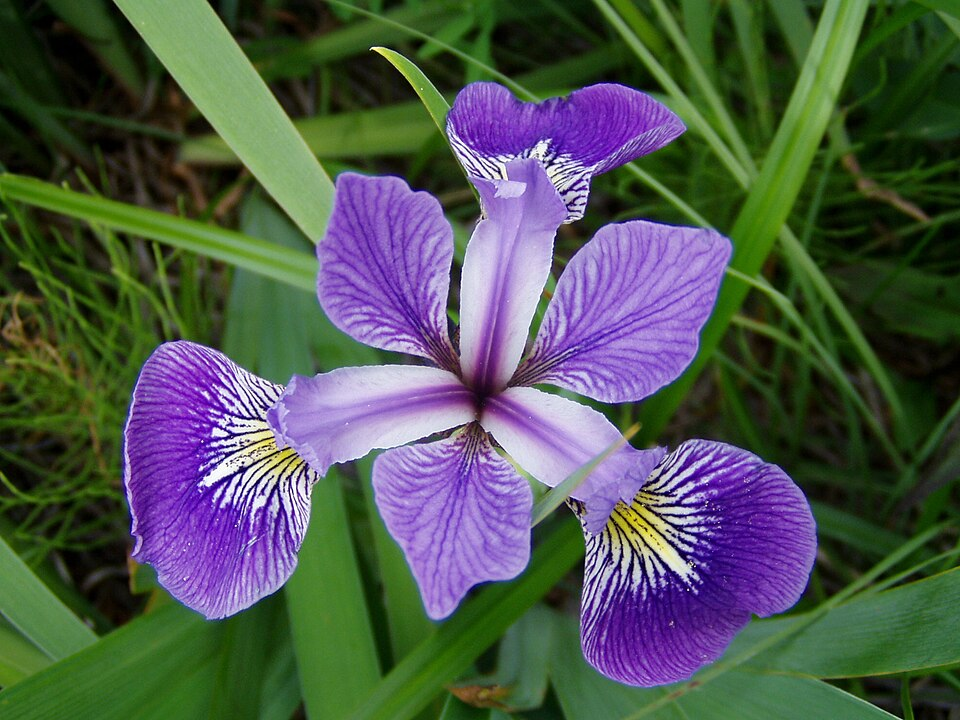
#> input picture python-1/iris_versicolor.jpg, 960 x 720 px, found by its file name
$ python image_processing.py
#> lines starting #> are read from the running program, lines starting #| are printed output that depends on the picture
from matplotlib import pyplot as plt
import numpy as np
from abc import ABC, abstractmethod

class Image(ABC):
    @abstractmethod
    def __init__(self):
        pass

    @abstractmethod
    def load(self):
        pass

    @abstractmethod
    def show(self):
        pass

class JpegImage(Image):
    def __init__(self, file_name: str = None) -> None:
        """Initialize class, accepts a file name as argument"""
        if file_name is not None:
            self.load(file_name)
        else:
            print("Initialized empty Picture class, load data with `load` method.")

    def load(self, file_name: str) -> None:
        """Load file as image"""
        self.filename = file_name
        self.image = plt.imread(file_name)
#> self.image is the input picture: shape (720, 960, 3); mean R, G, B 79, 86.9, 80.1
        self.dtype = self.image.dtype
        self.black = np.iinfo(self.dtype).min
#> self.black = 0
        self.white = np.iinfo(self.dtype).max
#> self.white = 255
        self.range = self.white - self.black
#> self.range = 255
        self.midpoint = self.black + self.range/2.
#> self.midpoint = 127.5

    def show(self) -> None:
        """Plot image"""
        plt.imshow(self.image)
        plt.xlabel("")
        plt.ylabel("")
        plt.xticks([])
        plt.yticks([])
        plt.title("Image")
        plt.show()

    def commit_edits(self) -> None:
        """Overwrite image with last edit"""
        self.image = self.edited_image

    def histogram(self, single_channel: bool = False, force_bins: bool = False) -> None:
        """Print histogram of exposure values"""
        if single_channel:
            colors = "black",
            alpha = 0.3
        else:
            colors = "r", "g", "b"
            alpha = 0.15
        histograms = self._get_histogram(single_channel, force_bins)
        max_heights = []
        for histogram, color in zip(histograms, colors):
            bins = histogram[1][:-1]
            values = histogram[0].astype("float")
            plt.plot(bins, values, color=color, lw=2)
            plt.fill_between(bins, values, color=color, lw=0, alpha=alpha)
            max_heights.append(np.max(values[1:-1]))
        plt.xlim(self.black, self.white)
        plt.ylim(0, max(max_heights)*1.1)
        plt.xticks([self.black, self.midpoint, self.white], ["Blacks", "Mids", "Whites"])
        plt.yticks([])
        plt.show()

    def bw(self) -> None:
        """Get black and white version of image. Needs be committed."""
        self.edited_image = self._bw_filter()

    def contrast(self, shift: float) -> None:
        """Modify contrast passing percentage shift. Needs be committed"""
        self.edited_image = self._contrast_filter(shift)

    def _float_to_uint8(self, float_image: np.array) -> np.array:
        float_image[float_image < self.black] = self.black
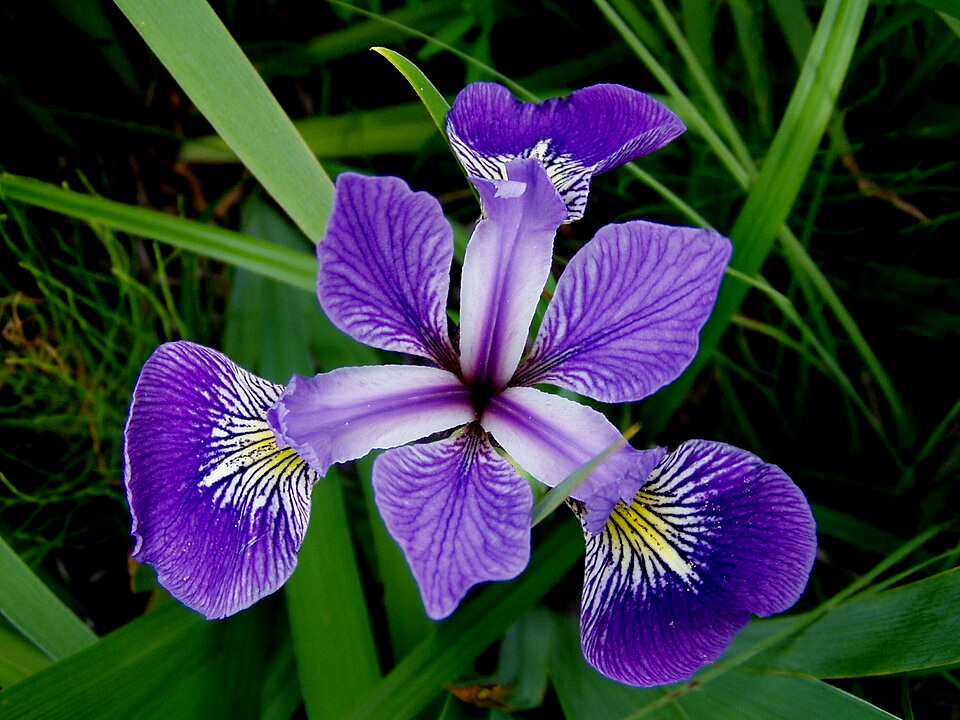
#> float_image: shape (720, 960, 3) float64; mean R, G, B 64.1, 72.8, 77; drawn with min black and max white
        float_image[float_image > self.white] = self.white
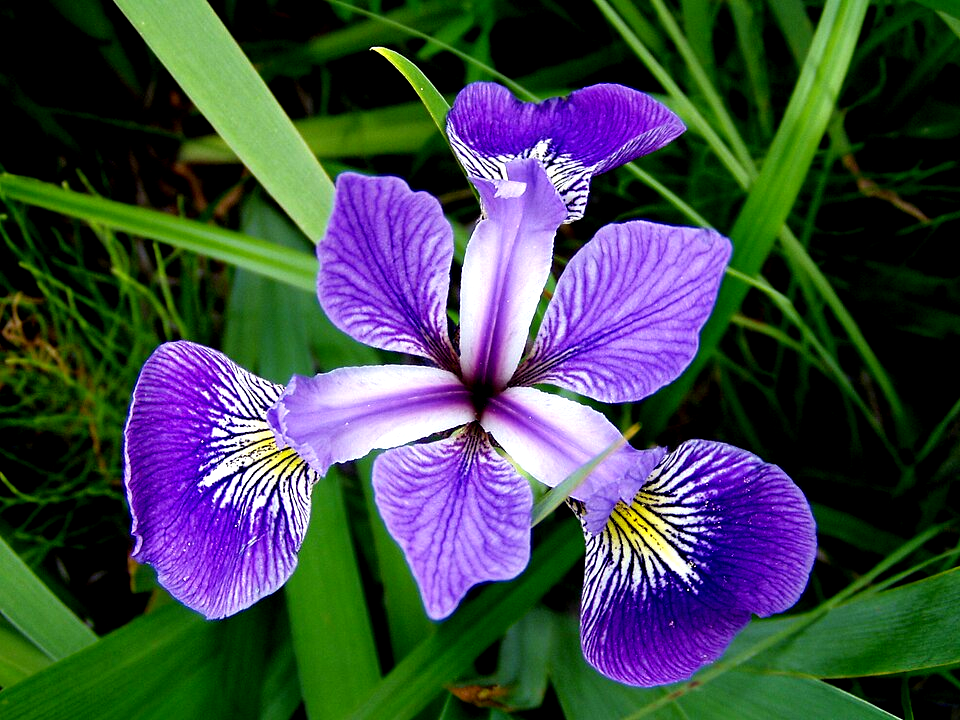
#> float_image: shape (720, 960, 3) float64; mean R, G, B 63.6, 72.4, 75
        return float_image.astype("uint8")

    def _get_histogram(self, single_channel: bool, force_bins: bool) -> list:
#> called with single_channel = False, force_bins = False
        if single_channel:
            bw_image = self._bw_filter()
            channel_values = [bw_image[:, :, 0].flatten()]
        else:
            channel_values = [self.image[:, :, i].flatten() for i in range(3)]
#> channel_values = 3 items
        return [np.histogram(values, self.range if force_bins else "auto") for values in channel_values]

    def _bw_filter(self) -> np.array:
        single_channel = np.mean(self.image, axis=2).astype("uint8")
        return np.stack([single_channel]*3, axis=-1)

    def _contrast_filter(self, percentage_shift: float) -> np.array:
        float_image = self.image.copy().astype("float")
        float_image += (float_image - self.midpoint) * (percentage_shift / 100.)
        return self._float_to_uint8(float_image)

if __name__ == "__main__":
    picture = JpegImage("/home/jacopo-salvalaggio/Code/mdmc/python-2026/python-1/iris_versicolor.jpg")
    picture.contrast(50)
    picture.commit_edits()
    picture.show()
    picture.histogram(single_channel=False)
#> the loop in histogram, `for histogram, color in zip(histograms, colors):` made 3 passes
#> color on passes 1 to 3: 'r', 'g', 'b'
#> after the loop in histogram, `for histogram, color in zip(histograms, colors):`: max_heights = [12859, 11109, 9004]
#> in histogram, `plt.show()`:
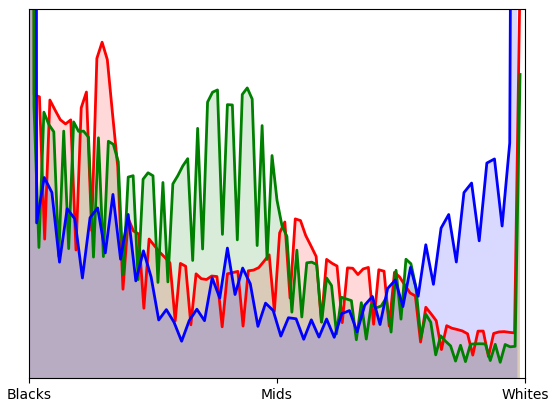
#> figure drawn by matplotlib, 1 panel
    picture.histogram(single_channel=False, force_bins=True)
#> call 2 of histogram, with single_channel = False, force_bins = True
#> the loop in histogram (call 2), `for histogram, color in zip(histograms, colors):` made 3 passes
#> after the loop in histogram (call 2), `for histogram, color in zip(histograms, colors):`: max_heights = [6437, 5639, 3867]
#> in histogram (call 2), `plt.show()`:
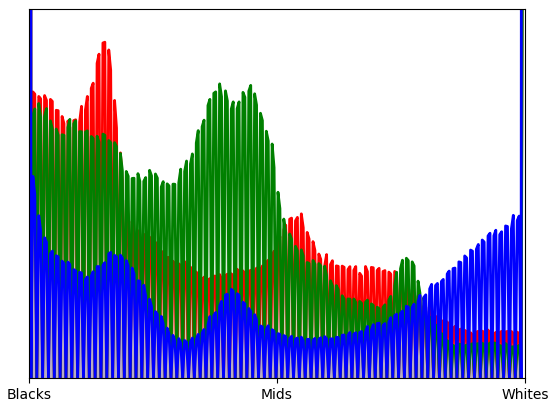
#> figure drawn by matplotlib, 1 panel
